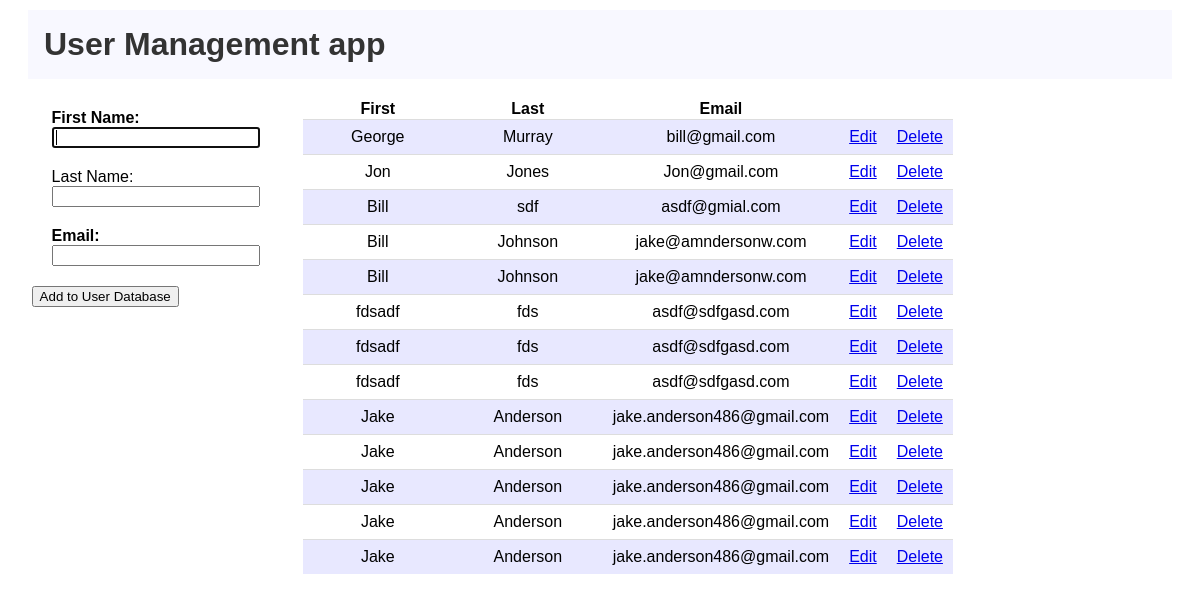
The app's page /userapp/, older data.
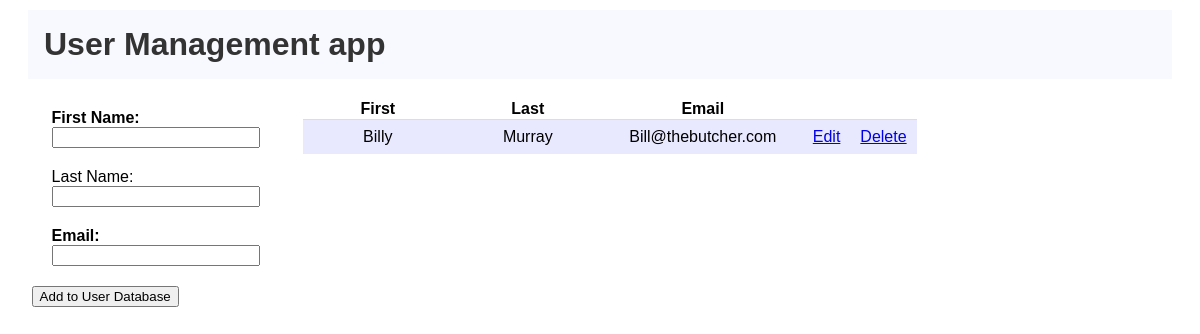
The same page, newer data.
### userapp/models.py (models this page shows)
class UserInfo(models.Model):
	f_name = models.CharField('First Name', max_length=100)
	l_name = models.CharField('Last Name', max_length=200)
	email = models.EmailField('Email')
	create_date = models.DateTimeField('Date Created', auto_now_add=True, auto_now=False)
	def __unicode__(self):
		return "%s, %s" % (self.f_name, self.l_name)
	def was_created_recently(self):
		return self.create_date >= timezone.now() - datetime.timedelta(days=1)
		was_created_recently.admin_order_field = 'create_date'
    	was_created_recently.boolean = True
    	was_created_recently.short_description = 'Created Recently?'

### userapp/views.py (the view)
def index(request):
    if request.method == 'POST':
        userinfo = UserForm(request.POST)
    	if userinfo.is_valid():
    		userinfo.save()
    return render(request, 'userapp/index_base.html', {
        'users': UserInfo.objects.order_by('id'),
    })

### userapp/templates/userapp/index_base.html
{% extends 'userapp/index.html' %}
{% block content %}
<div id="columns">
    <div class="left column">
        <form action="" method="POST">{% csrf_token %}
            <p><label for="f_name"><b>First Name:</b></label></br>
                <input id="f_name" type="text" name="f_name" required="True" maxlength="100" style="width:200px" autofocus /></p>
            <p><label for="l_name">Last Name:</label></br>
                <input id="l_name" type="text" name="l_name" maxlength="100" style="width:200px" /></p>
            <p><label for="email"><b>Email:</b></label></br>
                <input id="email" type="email" name="email" required="True" maxlength="75" style="width:200px" /></p>
            <input type="submit" value="Add to User Database" />
        </form>
    </div>
    <div class="left column">
        {% if users %}
            <table>
                <col width="150"><col width="150"><col width="200"><col width="30"><col width="30">
                <thead>
                    <tr>
                        <th>First</th>
                        <th>Last</th>
                        <th>Email</th>
                        <th></th>
                        <th></th>
                    </tr>
                </thead>
                <tbody>
                    {% for user in users %}
                        <tr>
                            <td align=center>{{ user.f_name }}</td>
                            <td align=center>{{ user.l_name }}</td>
                            <td align=center>{{ user.email }}</td>
                            <td align=center><a href="{% url 'detail' user.id %}">Edit</a></td>
                            <td align=center><a href="{% url 'delete' user.id %}">Delete</a></td>
                        </tr>
                    {% endfor %}
                </tbody>
            </table>
        {% else %}
            <strong>No users to display!</strong>
        {% endif %}
    </div>
</div>
{% endblock %}

### userapp/templates/userapp/index.html (shortened to what this page needs)
<!DOCTYPE HTML>
<html>
    <head>
    </head>
    <body>
        <h1>User Management app</h1>
            {% block content %}{% endblock %}
    </body>
</html>

### userapp/templates/userapp/index.html (style rules this page uses)
#columns { min-width: 900px; }
#columns .column { position: relative; padding: 1%; }
#columns .left { float: left; }
body { font-family: helvetica;; background:#FFF; margin: 10px 20px; }
h1 { font-family: helvetica; color:#333333; background:#F8F8FF; margin:8px; padding:16px; }
table { margin-bottom: 20px; border-collapse: collapse; font-family: helvetica; }
table tr:nth-child(odd) td { background: #E8E8FF; }
td { border-top: 1px solid #DDD; padding-top: 8px; padding-bottom: 8px; padding-right: 10px; padding-left: 10px; }
p { font-family: helvetica;; background:#FFF; margin: 10px 20px; margin-bottom: 20px; border-collapse: collapse; }

Row changes from the older to the newer data that the page shows:
removed UserInfo: f_name "George", l_name "Murray", email "bill@gmail.com"
removed UserInfo: f_name "Jon", l_name "Jones", email "Jon@gmail.com"
removed UserInfo: f_name "Bill", l_name "sdf", email "asdf@gmial.com"
removed UserInfo: f_name "Bill", l_name "Johnson", email "jake@amndersonw.com"
removed UserInfo: f_name "Bill", l_name "Johnson", email "jake@amndersonw.com"
removed UserInfo: f_name "fdsadf", l_name "fds", email "asdf@sdfgasd.com"
removed UserInfo: f_name "fdsadf", l_name "fds", email "asdf@sdfgasd.com"
removed UserInfo: f_name "fdsadf", l_name "fds", email "asdf@sdfgasd.com"
removed UserInfo: f_name "Jake", l_name "Anderson", email "jake.anderson486@gmail.com"
removed UserInfo: f_name "Jake", l_name "Anderson", email "jake.anderson486@gmail.com"
removed UserInfo: f_name "Jake", l_name "Anderson", email "jake.anderson486@gmail.com"
removed UserInfo: f_name "Jake", l_name "Anderson", email "jake.anderson486@gmail.com"
removed UserInfo: f_name "Jake", l_name "Anderson", email "jake.anderson486@gmail.com"
added UserInfo: f_name "Billy", l_name "Murray", email "Bill@thebutcher.com"
